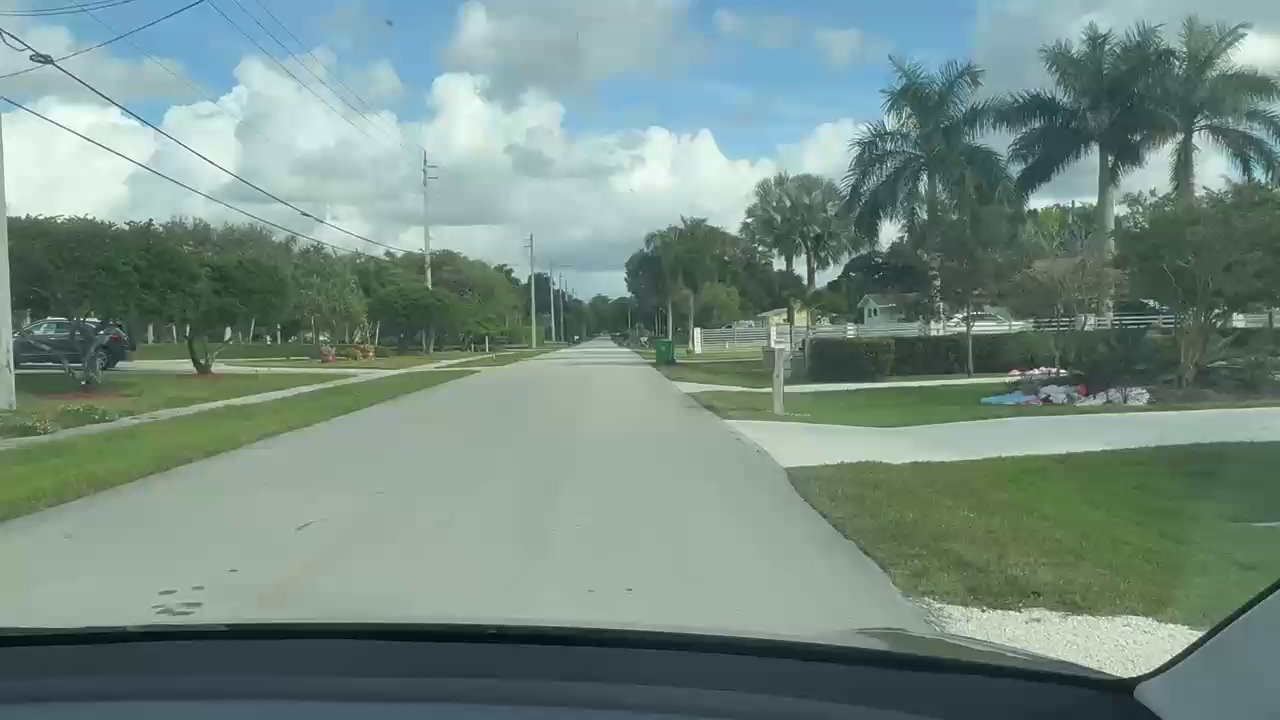
#> input picture task/road_lines/Solution_gpt-5-codex_agentV1/frame0.png, 1280 x 720 px
$ python debug_mask_script.py
#> lines starting #> are read from the running program, lines starting #| are printed output that depends on the picture; after the words box and inside, x2 and y2 are one past the last pixel; in counts of white or black regions, pixels touching at a corner belong together
import cv2
import numpy as np

frame = cv2.imread("frame0.png")
#> frame is the input picture: shape (720, 1280, 3); mean B, G, R 131.5, 140.3, 118.1
hls = cv2.cvtColor(frame, cv2.COLOR_BGR2HLS)
#> hls: shape (720, 1280, 3); mean of channels 0, 1, 2 74.4, 129.7, 47.2

lower_road = np.array([0, 120, 0])
upper_road = np.array([180, 210, 120])
road_mask = cv2.inRange(hls, lower_road, upper_road)
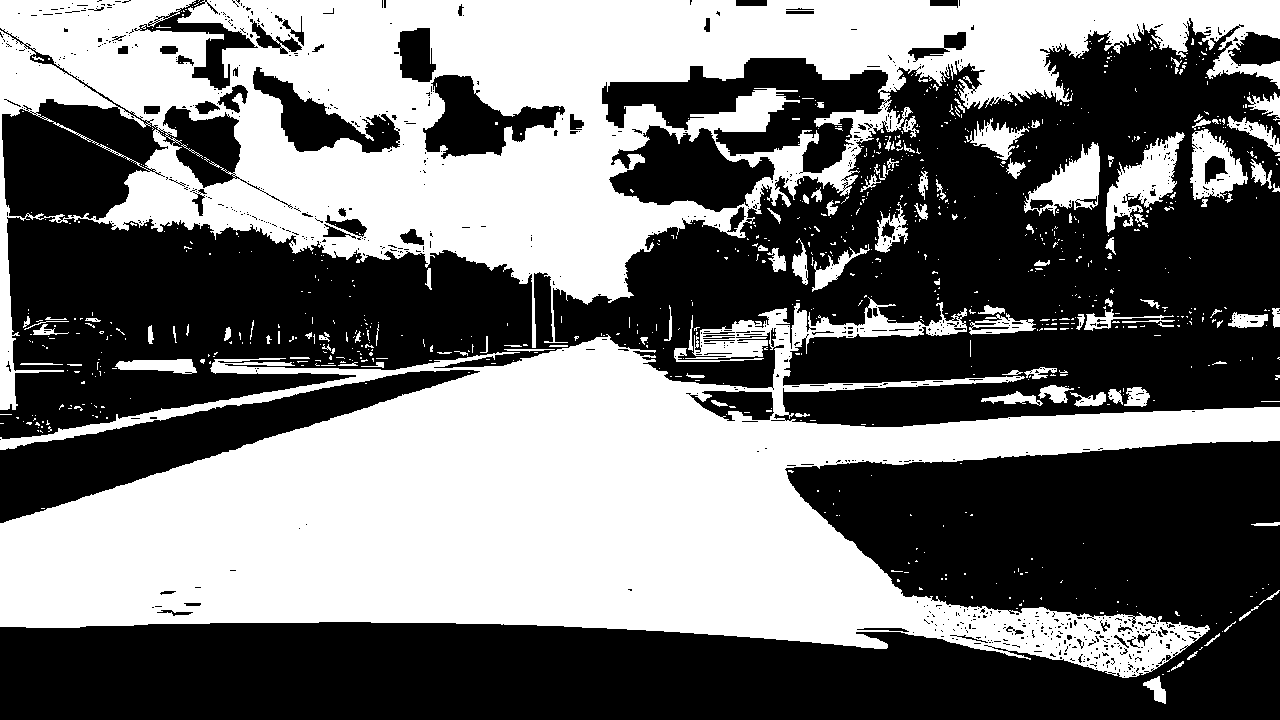
#> road_mask: shape (720, 1280); 45.5% white; 857 white regions (735 under 20 px), largest, box (x1, y1, x2, y2) and area: (0, 297, 1280, 678) 218928, (0, 0, 1280, 410) 175034, (1106, 132, 1185, 233) 3286

kernel = cv2.getStructuringElement(cv2.MORPH_ELLIPSE, (5,5))
road_clean = cv2.morphologyEx(road_mask, cv2.MORPH_CLOSE, kernel, iterations=2)
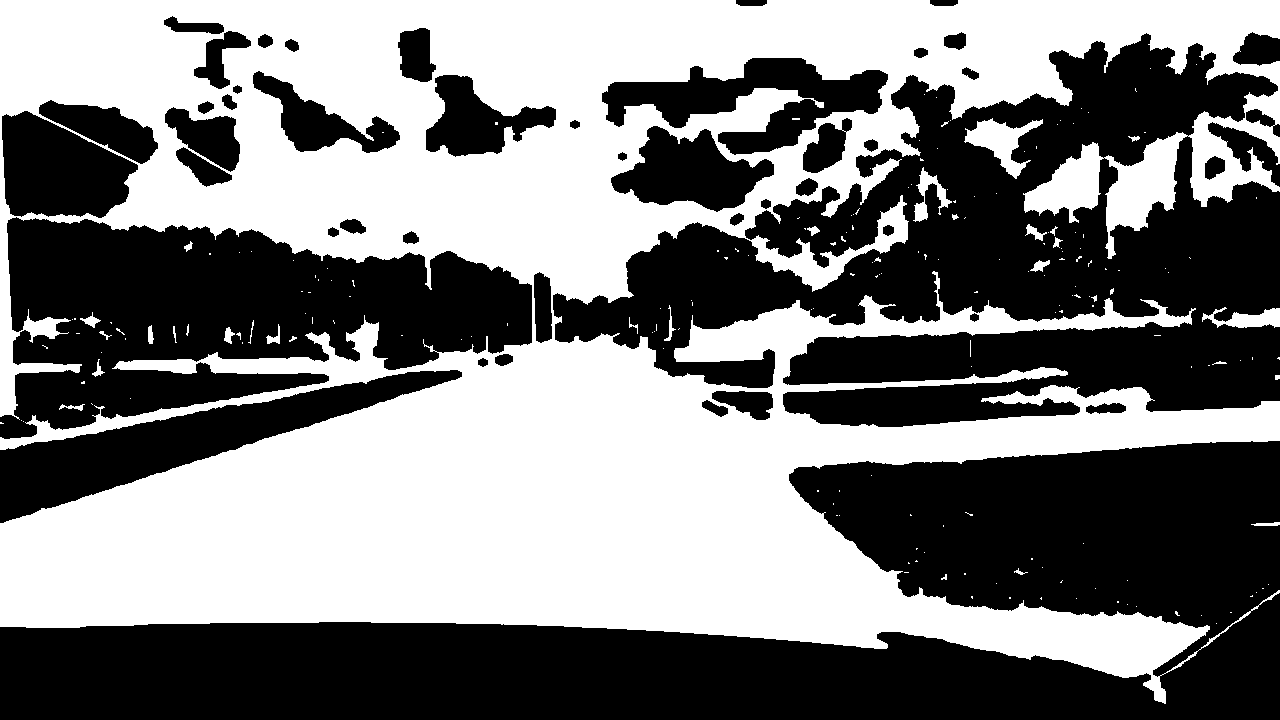
#> road_clean: shape (720, 1280); 49.1% white; 201 white regions (170 under 20 px), largest, box (x1, y1, x2, y2) and area: (0, 0, 1280, 704) 446592, (964, 118, 1043, 179) 1847, (1202, 307, 1280, 328) 885

cv2.imwrite("debug_road_mask.png", road_mask)
cv2.imwrite("debug_road_clean.png", road_clean)
